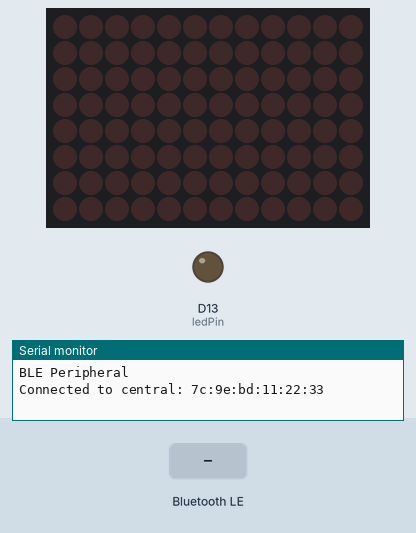
Recording of a sketch running on a simulated Arduino Uno R4 WiFi. On the bench: 12×8 LED matrix, output pins drawn as LEDs (lit = HIGH), the last lines printed to the serial monitor. The test bench sets the inputs (shaded band). Nothing arrives over Bluetooth unless stated; a phone connects over Bluetooth LE 3 s after start.

Above: at 3.8 s.
3.9 s: Bluetooth LE write "1" received
At 5.0 s:
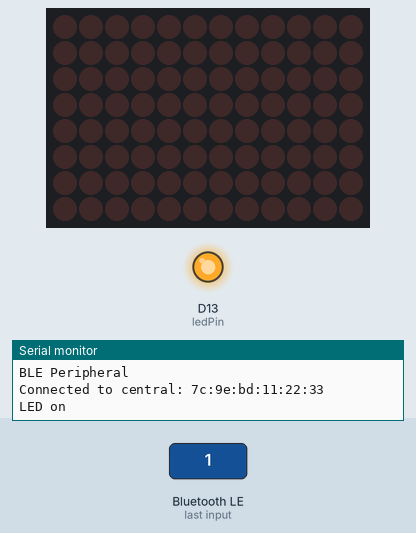
5.4 s: Bluetooth LE write "1" received
6.9 s: Bluetooth LE write "1" received
8.4 s: Bluetooth LE write "0" received
At 9.6 s:
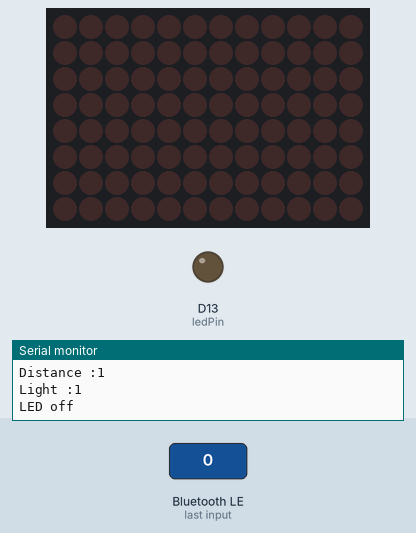
9.9 s: Bluetooth LE write "2" received
At 10.8 s:
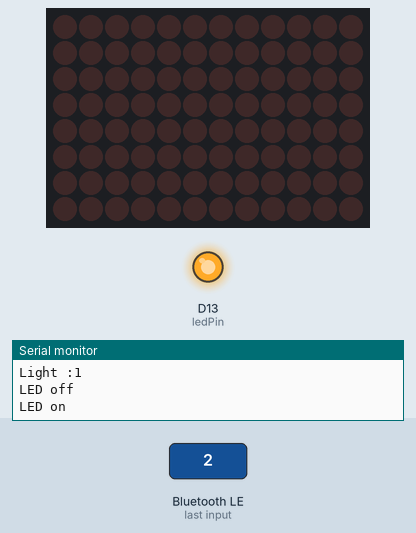
Timing chart, 0 to 12.4 s (numbered marks = the images above; inputs shaded):
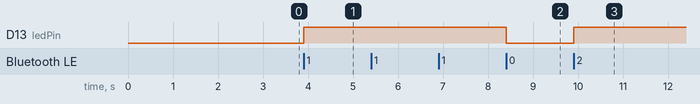

Measured:
- after the input at 3.9 s, D13 (ledPin): LOW → HIGH at once
- after the input at 8.4 s, D13 (ledPin): HIGH → LOW at once
- after the input at 9.9 s, D13 (ledPin): LOW → HIGH at once

The sketch:

receiver.ino
```cpp
#include <ArduinoBLE.h>
#include "Arduino_LED_Matrix.h"

BLEService ledService("4f0c973c-4a93-4949-b1bc-58940bb33b45");  // Bluetooth® Low Energy LED Service

// Bluetooth® Low Energy LED Switch Characteristic - custom 128-bit UUID, read and writable by central
BLEByteCharacteristic switchCharacteristic("2A50", BLERead | BLEWrite);
BLEByteCharacteristic distanceCharacteristic("2A57", BLERead | BLEWrite);
BLEByteCharacteristic lightCharacteristic("2A60", BLERead | BLEWrite);

const int ledPin = LED_BUILTIN;  // Built-in LED pin
const int buzzerPin = 5;  //pin for piezo buzzer

ArduinoLEDMatrix matrix;


//Initialize the array to use for the LED matrix with zeros
uint8_t frame[8][12] = {
  { 0, 0, 0, 0, 0, 0, 0, 0, 0, 0, 0, 0 },
  { 0, 0, 0, 0, 0, 0, 0, 0, 0, 0, 0, 0 },
  { 0, 0, 0, 0, 0, 0, 0, 0, 0, 0, 0, 0 },
  { 0, 0, 0, 0, 0, 0, 0, 0, 0, 0, 0, 0 },
  { 0, 0, 0, 0, 0, 0, 0, 0, 0, 0, 0, 0 },
  { 0, 0, 0, 0, 0, 0, 0, 0, 0, 0, 0, 0 },
  { 0, 0, 0, 0, 0, 0, 0, 0, 0, 0, 0, 0 },
  { 0, 0, 0, 0, 0, 0, 0, 0, 0, 0, 0, 0 }
};

//We get distance and light as byte
byte distance, light;

void setup() {
  Serial.begin(9600);

  //Wait for the serial to be initialized. Coming from sample code.
  while (!Serial)
    ;

  //Set the LED matrix
  matrix.begin();


  // set LED pin to output mode
  pinMode(ledPin, OUTPUT);

  // begin initialization
  if (!BLE.begin()) {
    Serial.println("starting Bluetooth® Low Energy module failed!");

    while (1)
      ;
  }

  // set advertised local name and service UUID:
  BLE.setLocalName("LED");
  BLE.setAdvertisedService(ledService);

  // add the characteristic to the service
  ledService.addCharacteristic(switchCharacteristic);
  ledService.addCharacteristic(distanceCharacteristic);
  ledService.addCharacteristic(lightCharacteristic);

  // add service
  BLE.addService(ledService);

  // set the initial value for the characeristic:
  switchCharacteristic.writeValue(0);
  distanceCharacteristic.writeValue(0);
  lightCharacteristic.writeValue(0);

  // start advertising
  BLE.advertise();

  Serial.println("BLE Peripheral");
}

void loop() {
  // listen for Bluetooth® Low Energy peripherals to connect:
  BLEDevice central = BLE.central();


  // if a central is connected to peripheral:
  if (central) {
    Serial.print("Connected to central: ");
    // print the central's MAC address:
    Serial.println(central.address());

    // while the central is still connected to peripheral:
    while (central.connected()) {
      // if the remote device wrote to the characteristic,
      // use the value to control the LED:
      if (switchCharacteristic.written()) {
        if (switchCharacteristic.value()) {  // any value other than 0
          Serial.println("LED on");
          digitalWrite(ledPin, HIGH);  // will turn the LED on
        } else {                       // a 0 value
          Serial.println(F("LED off"));
          digitalWrite(ledPin, LOW);  // will turn the LED off
        }
      }

      if (distanceCharacteristic.written()) {
        Serial.print("Distance :");
        distance = distanceCharacteristic.value();
        Serial.println(distance);

        //If distance is greater than 10, turn on the buzzer
        if (distance > 10) {
          Serial.println("Distance exc");
          tone(buzzerPin, 392);
        } else {
          // digitalWrite(buzzerPin, LOW);
          noTone(buzzerPin);
        }
      }


      if (lightCharacteristic.written()) {
        Serial.print("Light :");
        light = lightCharacteristic.value();
        Serial.println(light);

        //Light value was around 50 to 110 so we subtracted 10 and
        //LED matrix has almost same amount of LEDs so we turn on that many
        for(int i=0; i<8; i++){
          for(int j=0; j<12; j++){
            if((light-10)>((i*12)+j)){
              frame[i][j]=1;
            }else{
              frame[i][j]=0;
            }
          }
        }
        matrix.renderBitmap(frame,8,12);
      }
    }

    // when the central disconnects, print it out:
    Serial.print(("Disconnected from central: "));
    Serial.println(central.address());
  }
}
```
